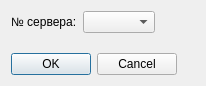
<?xml version="1.0" encoding="UTF-8"?>
<ui version="4.0">
 <class>DialogSettings</class>
 <widget class="QDialog" name="DialogSettings">
  <property name="geometry">
   <rect>
    <x>0</x>
    <y>0</y>
    <width>206</width>
    <height>86</height>
   </rect>
  </property>
  <property name="windowTitle">
   <string>Настройка сервера </string>
  </property>
  <property name="windowIcon">
   <iconset resource="qtmodbus.qrc">
    <normaloff>:/images/options.png</normaloff>:/images/options.png</iconset>
  </property>
  <layout class="QVBoxLayout" name="verticalLayout">
   <item>
    <layout class="QHBoxLayout" name="horizontalLayout">
     <item>
      <widget class="QLabel" name="label">
       <property name="sizePolicy">
        <sizepolicy hsizetype="Fixed" vsizetype="Fixed">
         <horstretch>0</horstretch>
         <verstretch>0</verstretch>
        </sizepolicy>
       </property>
       <property name="text">
        <string>№ сервера:</string>
       </property>
      </widget>
     </item>
     <item>
      <widget class="QComboBox" name="comboNumbesServers">
       <property name="sizePolicy">
        <sizepolicy hsizetype="Fixed" vsizetype="Fixed">
         <horstretch>0</horstretch>
         <verstretch>0</verstretch>
        </sizepolicy>
       </property>
      </widget>
     </item>
     <item>
      <spacer name="horizontalSpacer">
       <property name="orientation">
        <enum>Qt::Horizontal</enum>
       </property>
       <property name="sizeHint" stdset="0">
        <size>
         <width>40</width>
         <height>20</height>
        </size>
       </property>
      </spacer>
     </item>
    </layout>
   </item>
   <item>
    <spacer name="verticalSpacer">
     <property name="orientation">
      <enum>Qt::Vertical</enum>
     </property>
     <property name="sizeHint" stdset="0">
      <size>
       <width>20</width>
       <height>1</height>
      </size>
     </property>
    </spacer>
   </item>
   <item>
    <layout class="QHBoxLayout" name="horizontalLayout_2">
     <item>
      <widget class="QDialogButtonBox" name="buttonBox">
       <property name="orientation">
        <enum>Qt::Horizontal</enum>
       </property>
       <property name="standardButtons">
        <set>QDialogButtonBox::Cancel|QDialogButtonBox::Ok</set>
       </property>
      </widget>
     </item>
     <item>
      <spacer name="horizontalSpacer_2">
       <property name="orientation">
        <enum>Qt::Horizontal</enum>
       </property>
       <property name="sizeHint" stdset="0">
        <size>
         <width>40</width>
         <height>20</height>
        </size>
       </property>
      </spacer>
     </item>
    </layout>
   </item>
  </layout>
 </widget>
 <resources>
  <include location="qtmodbus.qrc"/>
 </resources>
 <connections>
  <connection>
   <sender>buttonBox</sender>
   <signal>accepted()</signal>
   <receiver>DialogSettings</receiver>
   <slot>accept()</slot>
   <hints>
    <hint type="sourcelabel">
     <x>248</x>
     <y>254</y>
    </hint>
    <hint type="destinationlabel">
     <x>157</x>
     <y>274</y>
    </hint>
   </hints>
  </connection>
  <connection>
   <sender>buttonBox</sender>
   <signal>rejected()</signal>
   <receiver>DialogSettings</receiver>
   <slot>reject()</slot>
   <hints>
    <hint type="sourcelabel">
     <x>316</x>
     <y>260</y>
    </hint>
    <hint type="destinationlabel">
     <x>286</x>
     <y>274</y>
    </hint>
   </hints>
  </connection>
 </connections>
</ui>
